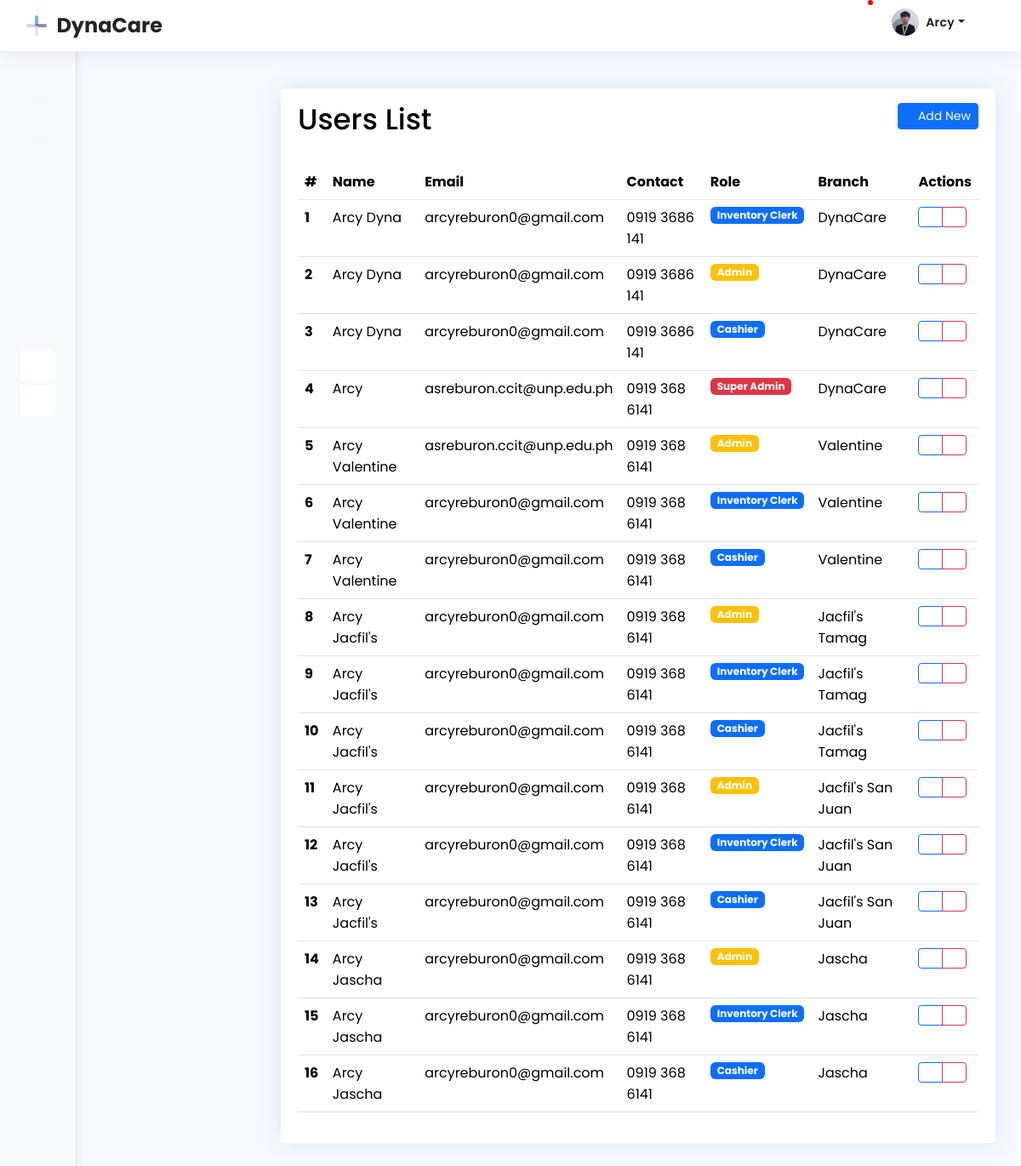
/settings/manage_users.php (signed in), run on an earlier commit of the app's database.
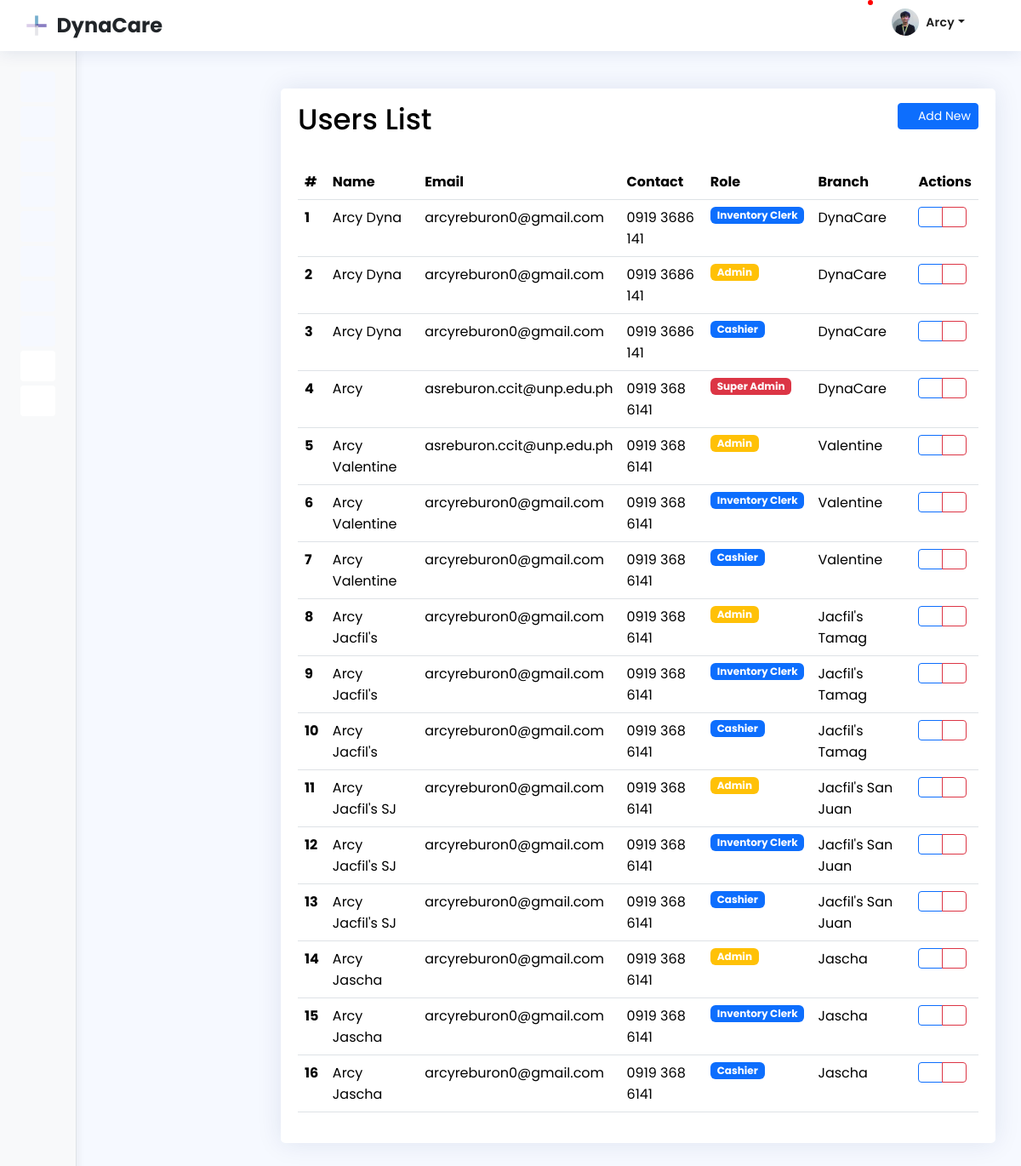
And on a later commit of the database.
### tables this page shows
CREATE TABLE `users` (
  `id` int(20) NOT NULL,
  `username` varchar(150) NOT NULL,
  `email` varchar(150) NOT NULL,
  `cpnumber` varchar(150) NOT NULL,
  `password` varchar(250) NOT NULL,
  `name` varchar(50) NOT NULL,
  `users_role_id` int(20) NOT NULL,
  `branches_id` int(20) DEFAULT NULL
);

CREATE TABLE `users_role` (
  `id` int(20) NOT NULL,
  `role` varchar(150) NOT NULL
);

CREATE TABLE `branches` (
  `id` int(20) NOT NULL,
  `branch_name` varchar(20) NOT NULL
);

### settings/manage_users.php (the view, shortened to what this page needs)
<?php
include "../db_conn.php";
include '../includes/header.php';
include '../includes/navbar.php';
include '../includes/sidebar.php';
?>
<main id="main" class="main">
    <section class="section">
        <div class="row">
            <div class="col-lg-12">
                <div class="card">
                    <div class="card-body">
                        <div class="d-flex justify-content-between align-items-center mb-4">
                            <h5 style="margin-top: 1rem; font-size:34px; color: black;" class="card-">Users List</h5>
                            <a href="add_users.php" class="btn btn-primary btn-sm">
                                <i class="bi bi-person-plus me-1"></i>Add New
                            </a>
                        </div>
                        <div class="table-responsive">
                            <table class="table table-hover datatable">
                                <thead>
                                    <tr>
                                        <th scope="col">#</th>
                                        <th scope="col">Name</th>
                                        <th scope="col">Email</th>
                                        <th scope="col">Contact</th>
                                        <th scope="col">Role</th>
                                        <th scope="col">Branch</th>
                                        <th scope="col">Actions</th>
                                    </tr>
                                </thead>
                                <tbody>
                                    <?php
                                    $sql = "SELECT u.*, ur.role, b.branch_name
                                            FROM users u
                                            INNER JOIN users_role ur ON u.users_role_id = ur.id
                                            INNER JOIN branches b ON u.branches_id = b.id";
                                    $result = $con->query($sql);
                                    $count = 1;
                                    if ($result->num_rows > 0):
                                        while ($row = $result->fetch_assoc()):
                                    ?>
                                            <tr>
                                                <th scope="row"><?= $count++ ?></th>
                                                <td><?= htmlspecialchars($row['name']) ?></td>
                                                <td><?= htmlspecialchars($row['email']) ?></td>
                                                <td><?= htmlspecialchars($row['cpnumber']) ?></td>
                                                <td><span class="badge bg-<?= getRoleBadgeColor($row['role']) ?>"><?= htmlspecialchars($row['role']) ?></span></td>
                                                <td><?= htmlspecialchars($row['branch_name']) ?></td>
                                                <td>
                                                    <div class="btn-group" role="group">
                                                        <a href="update_users.php?id=<?= $row['id'] ?>" class="btn btn-sm btn-outline-primary" data-bs-toggle="tooltip" data-bs-placement="top" title="Edit">
                                                            <i class="bi bi-pencil-square"></i>
                                                        </a>
                                                        <button class="btn btn-sm btn-outline-danger" onclick="setDeleteUserId(<?= $row['id'] ?>)" data-bs-toggle="modal" data-bs-target="#deleteUserModal" data-bs-toggle="tooltip" data-bs-placement="top" title="Delete">
                                                            <i class="bi bi-trash"></i>
                                                        </button>
                                                    </div>
                                                </td>
                                            </tr>
                                    <?php
                                        endwhile;
                                    else:
                                    ?>
                                        <tr>
                                            <td colspan="7" class="text-center">No users found</td>
                                        </tr>
                                    <?php endif; ?>
                                </tbody>
                            </table>
                        </div>
                    </div>
                </div>
            </div>
        </div>
    </section>
</main>
<?php include '../includes/footer.php'; ?>
<?php
function getRoleBadgeColor($role) {
    switch ($role) {
        case 'Super Admin': return 'danger';
        case 'Admin': return 'warning';
        default: return 'primary';
    }
}
?>

What changed in the data, as far as the page shows it:
changed users (number 11 of 16 on the later page): name "Arcy Jacfil's" → "Arcy Jacfil's SJ"
changed users (number 12 of 16 on the later page): name "Arcy Jacfil's" → "Arcy Jacfil's SJ"
changed users (number 13 of 16 on the later page): name "Arcy Jacfil's" → "Arcy Jacfil's SJ"
